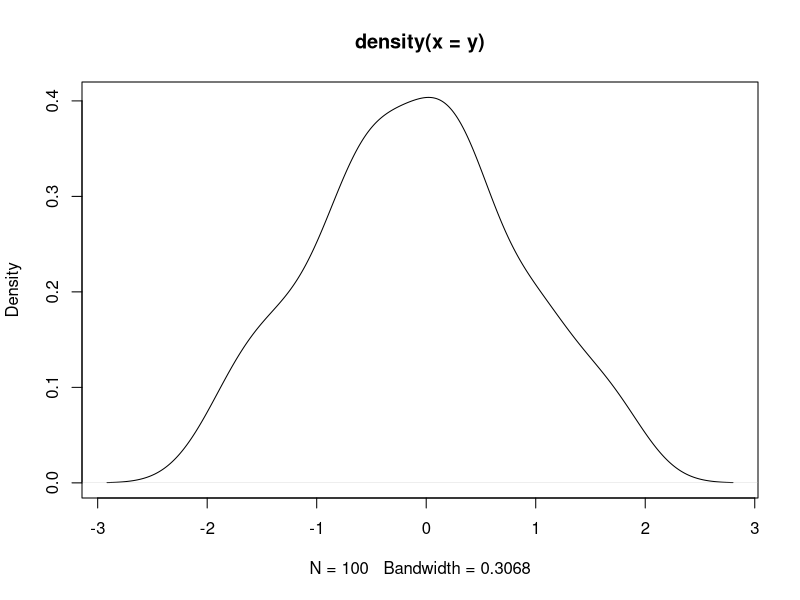
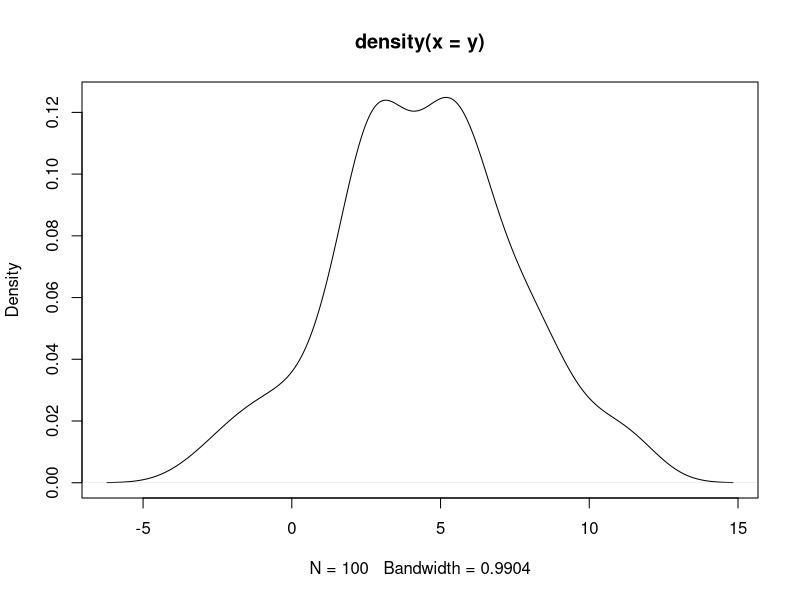
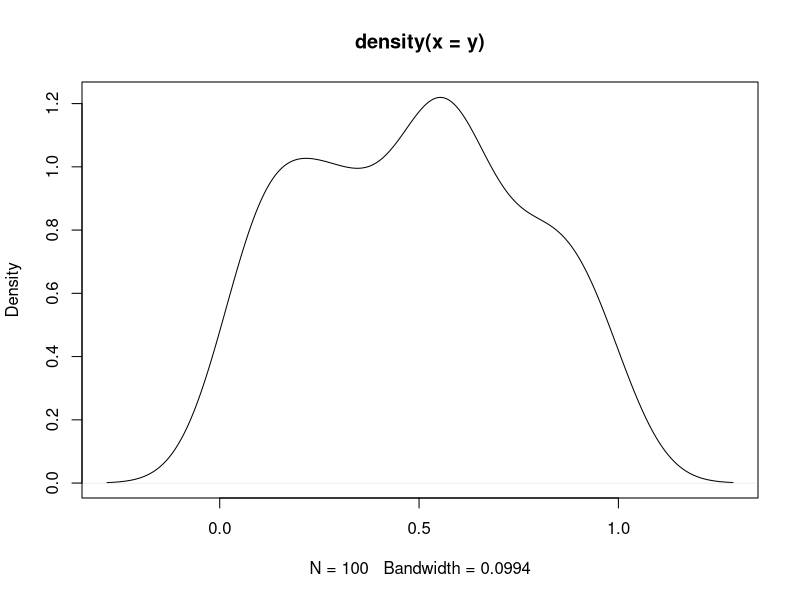
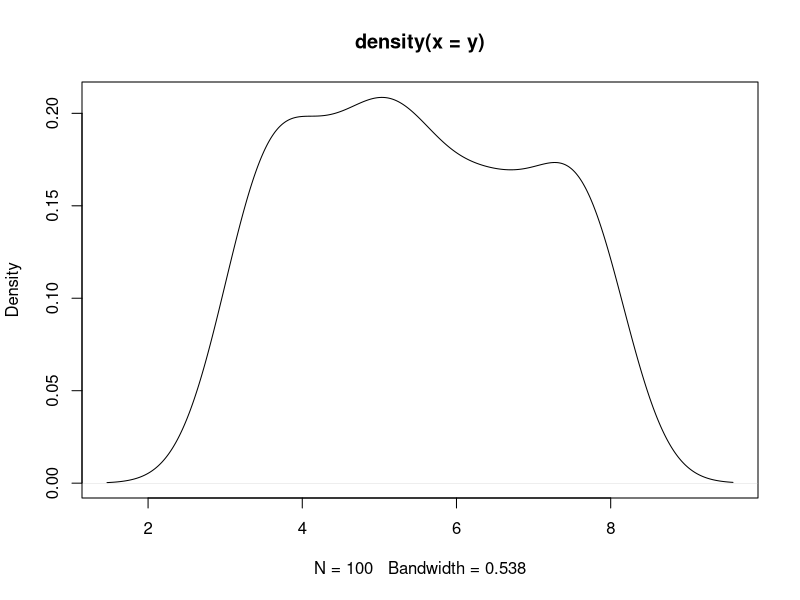
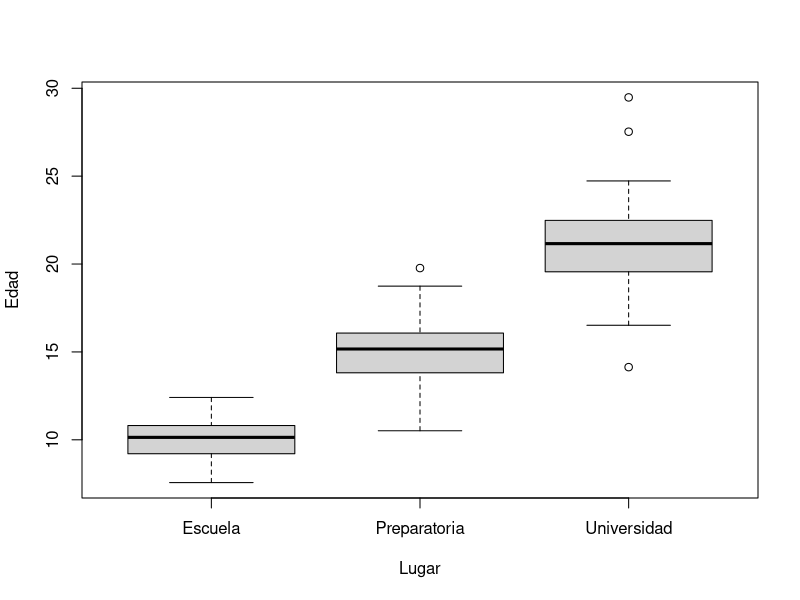
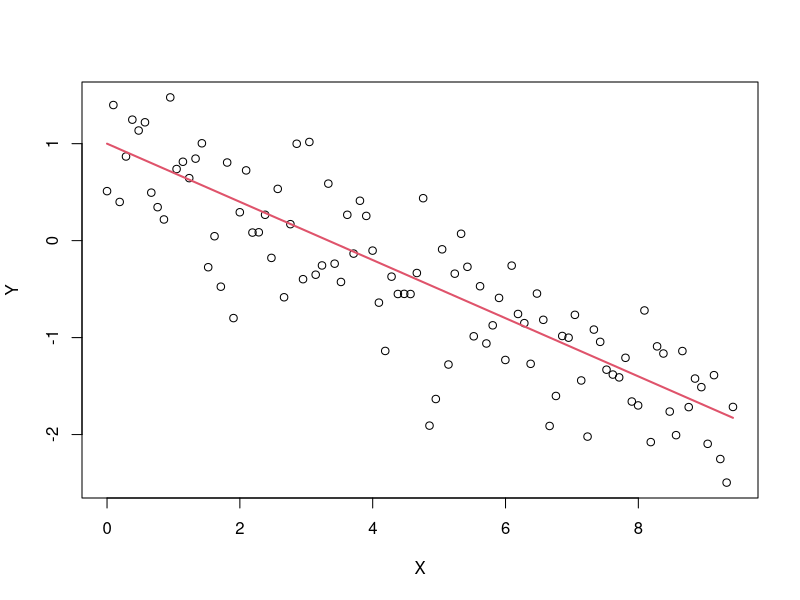
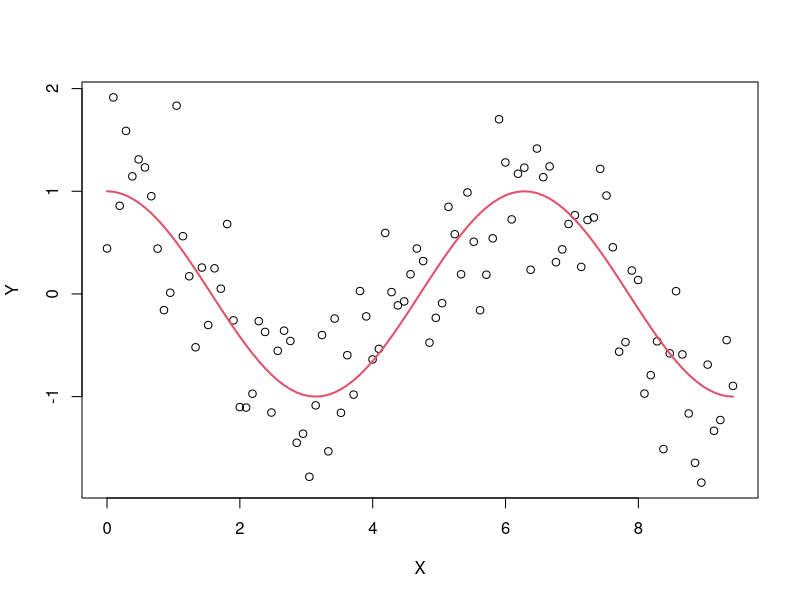

Write the R code that produced these figures, in order.
# Vamos a jugar con datos simulados. Escojan sus

# Distribucion normal estandar
y <- rnorm(100)
plot(density(y))

# Distribucion normal de media cinco y desviacion estandar 3
y <- rnorm(100,5,3)
plot(density(y))

# Distribucion uniforme 0,1
y <- runif(100)
plot(density(y))

# Distribucion uniforme a=3, b=8
y <- runif(100,3,8)
plot(density(y))

# Ejemplo de la edad y el lugar

data.frame(
  Edad = rnorm(50, 10, 1.2),
  Lugar = "Escuela"
) -> escuela

data.frame(
  Edad = rnorm(45, 15, 1.9),
  Lugar = "Preparatoria"
) -> prepa

data.frame(
  Edad = rnorm(80, 21, 2.5),
  Lugar = "Universidad"
) -> universidad

rbind(escuela, prepa, universidad) -> edad_lugar

boxplot(Edad ~ Lugar, data = edad_lugar)


# Modelo lineal

X <-seq(0, 3*pi, length.out = 100)
Y <- -0.3*X + 1 + rnorm(100,0,0.5)
Z <- -0.3*X + 1

data.frame(X,Y,Z) -> datos_lineal
plot(Y ~ X, data = datos_lineal )
lines(Z ~ X, data = datos_lineal, col = 2, lwd = 2)

# Modelo no lineal
X <- seq(0, 3*pi, length.out = 100)
Y <- cos(X) + rnorm(100,0,0.5)
Z <- cos(X)

data.frame(X,Y,Z) -> datos_no_lineal
plot(Y ~ X, data = datos_no_lineal )
lines(Z ~ X, data = datos_no_lineal, col = 2, lwd = 2)